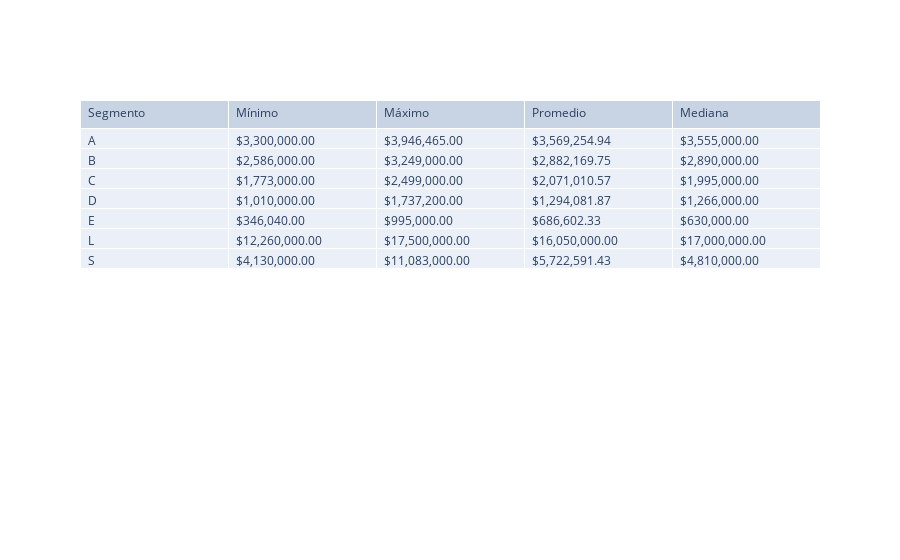

The code cell stored with this chart in its notebook:
### Code cell
import plotly.graph_objects as go
import os
import plotly.io as pio

# Crear la tabla con Plotly sin estilos personalizados
fig = go.Figure(data=[go.Table(
    header=dict(values=['Segmento','Mínimo', 'Máximo', 'Promedio', 'Mediana'],
                align='left'),
    cells=dict(values=[grupo_filtrado.index,  # Índices de categorías
                       grupo_filtrado['Mínimo'],  # Valores mínimos
                       grupo_filtrado['Máximo'],
                       grupo_filtrado['Promedio'],
                       grupo_filtrado['Mediana']],  # Valores máximos
               align='left'))
])
fig.show()

### Figure 1 — Plotly figure (JSON) as saved in the notebook; plotly's stock layout.template omitted (floating-point values rounded to 4 significant figures)
{"data": [{"cells": {"align": "left", "values": [["A", "B", "C", "D", "E", "L", "S"], ["$3,300,000.00", "$2,586,000.00", "$1,773,000.00", "$1,010,000.00", "$346,040.00", "$12,260,000.00", "$4,130,000.00"], ["$3,946,465.00", "$3,249,000.00", "$2,499,000.00", "$1,737,200.00", "$995,000.00", "$17,500,000.00", "$11,083,000.00"], ["$3,569,254.94", "$2,882,169.75", "$2,071,010.57", "$1,294,081.87", "$686,602.33", "$16,050,000.00", "$5,722,591.43"], ["$3,555,000.00", "$2,890,000.00", "$1,995,000.00", "$1,266,000.00", "$630,000.00", "$17,000,000.00", "$4,810,000.00"]]}, "header": {"align": "left", "values": ["Segmento", "Mínimo", "Máximo", "Promedio", "Mediana"]}, "type": "table"}], "layout": {}}
